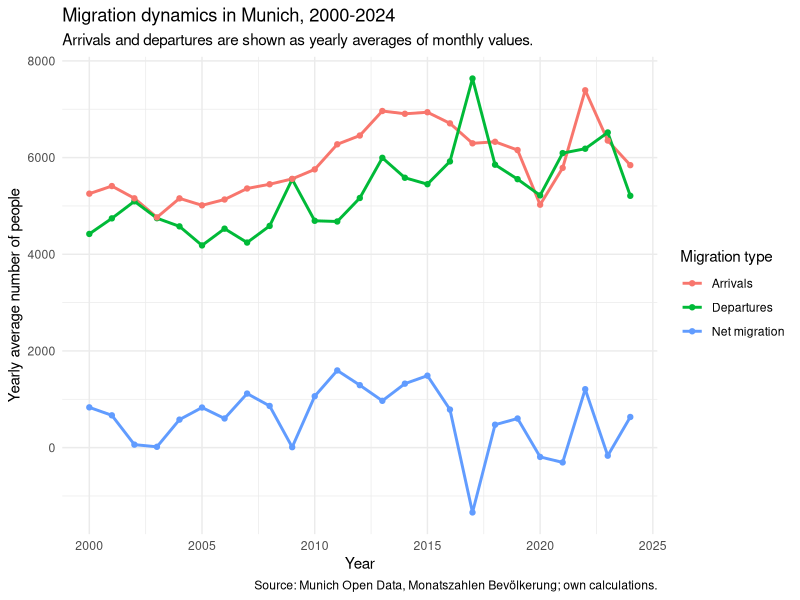
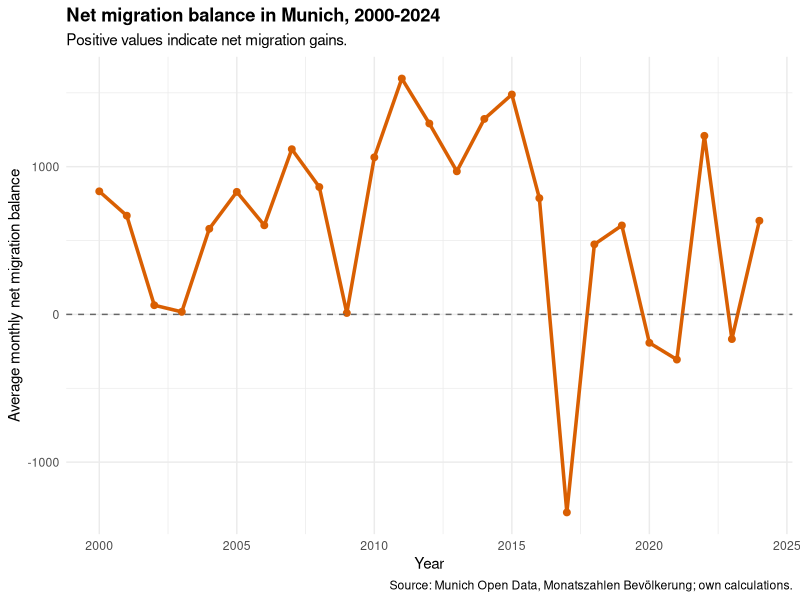
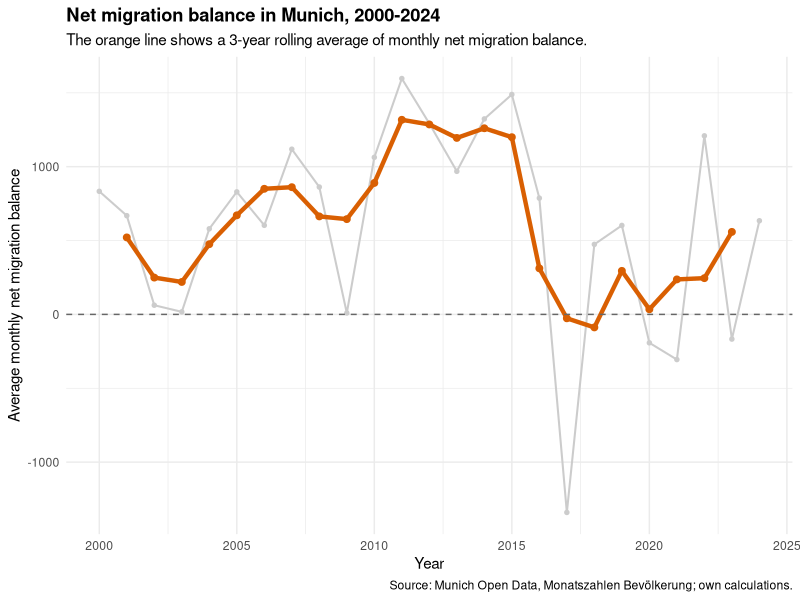
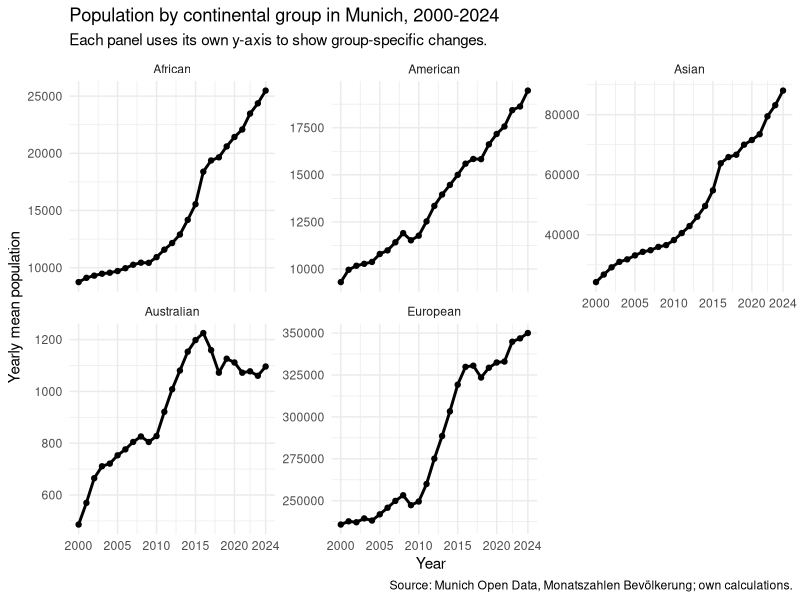
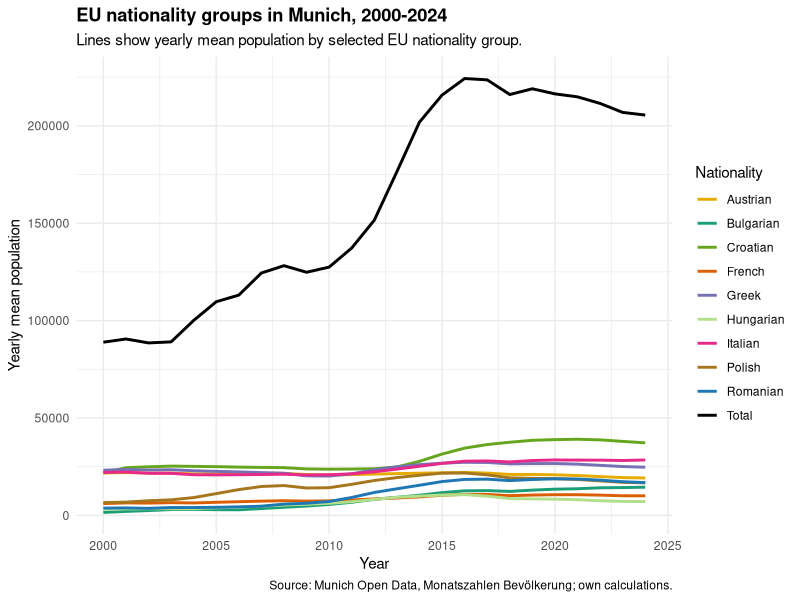
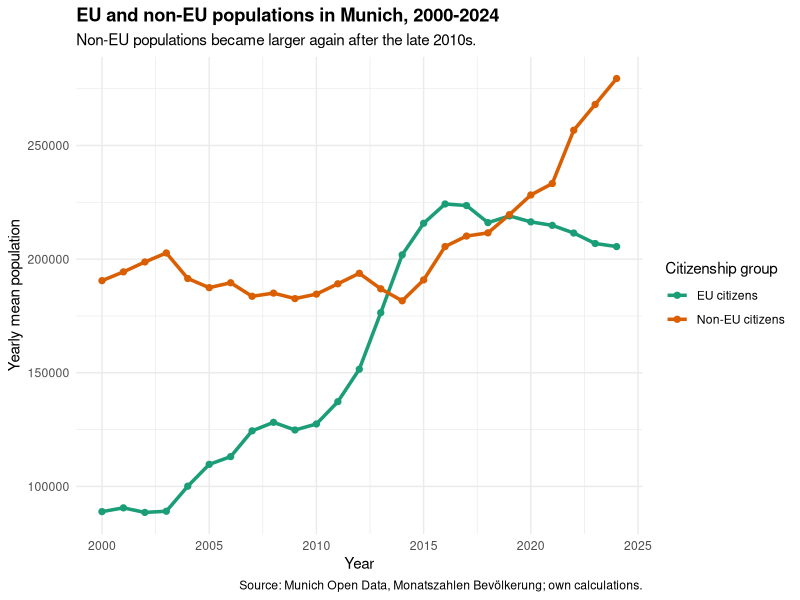
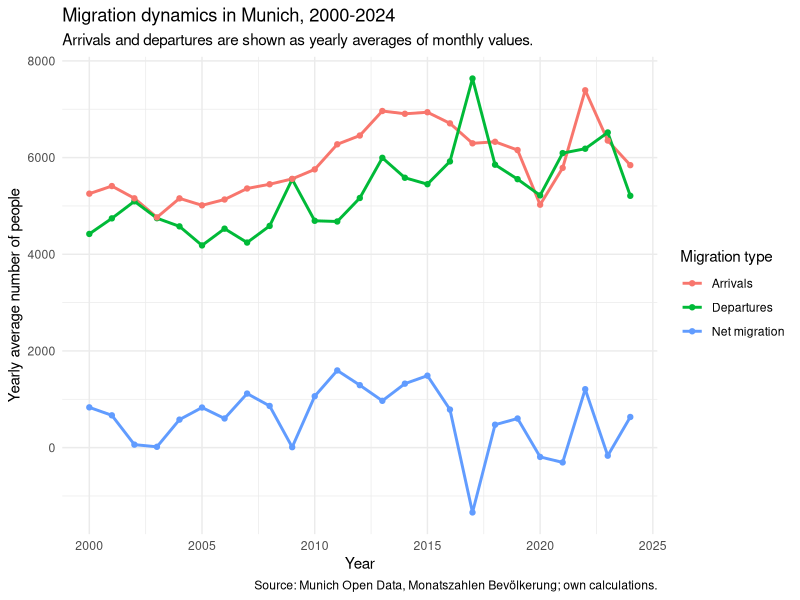
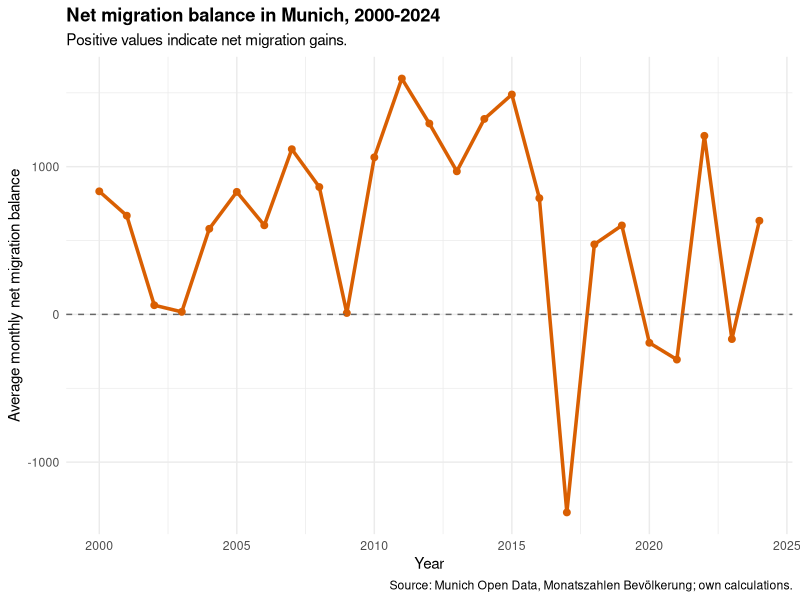

Generate these figures, in order, with R:
# Migration Analysis in Munich
# StatProg II Project

library(tidyverse)

# Load processed population dataset

population_data <- read_csv(
  "data/processed/population_data.csv"
)

# Explore migration-related categories

population_data %>%
  distinct(MONATSZAHL)

# Create migration dataset

migration_data <- population_data %>%
  filter(
    MONATSZAHL %in% c(
      "Zugezogene",
      "Weggezogene",
      "Wanderungssaldo"
    )
  )

# Aggregate monthly data into yearly means

migration_yearly <- migration_data %>%
  filter(year >= 2000, year <= 2024) %>%
  group_by(MONATSZAHL, year) %>%
  summarise(
    mean_value = mean(WERT, na.rm = TRUE),
    .groups = "drop"
  )

# Plot migration trends over time

migration_trend_plot <- migration_yearly %>%
  mutate(
    migration_type = recode(
      MONATSZAHL,
      "Zugezogene" = "Arrivals",
      "Weggezogene" = "Departures",
      "Wanderungssaldo" = "Net migration"
    )
  ) %>%
  ggplot(
    aes(
      x = year,
      y = mean_value,
      color = migration_type
    )
  ) +
  geom_line(linewidth = 1) +
  geom_point(size = 1.5) +
  labs(
    title = "Migration dynamics in Munich, 2000-2024",
    subtitle = "Arrivals and departures are shown as yearly averages of monthly values.",
    x = "Year",
    y = "Yearly average number of people",
    color = "Migration type",
    caption = "Source: Munich Open Data, Monatszahlen Bevölkerung; own calculations."
  ) +
  theme_minimal()

migration_trend_plot

# Save migration trend plot

ggsave(
  filename = "figures/migration_trend_plot.png",
  plot = migration_trend_plot,
  width = 9,
  height = 6,
  dpi = 300
)

# Migration balance analysis

migration_balance <- migration_yearly %>%
  filter(
    MONATSZAHL == "Wanderungssaldo"
  )

# Migration balance plot

migration_balance_plot <- migration_balance %>%
  ggplot(
    aes(
      x = year,
      y = mean_value
    )
  ) +
  geom_line(
    linewidth = 1.2,
    color = "#d95f02"
  ) +
  geom_point(
    size = 2,
    color = "#d95f02"
  ) +
  geom_hline(
    yintercept = 0,
    linetype = "dashed",
    color = "gray40"
  ) +
  labs(
    title = "Net migration balance in Munich, 2000-2024",
    subtitle = "Positive values indicate net migration gains.",
    x = "Year",
    y = "Average monthly net migration balance",
    caption = "Source: Munich Open Data, Monatszahlen Bevölkerung; own calculations."
  ) +
  theme_minimal() +
  theme(
    plot.title = element_text(face = "bold")
  )

migration_balance_plot

# Save migration balance plot

ggsave(
  filename = "figures/migration_balance_plot.png",
  plot = migration_balance_plot,
  width = 9,
  height = 6,
  dpi = 300
)

# 3-year rolling average for migration balance

library(zoo)

migration_balance_rolling <- migration_balance %>%
  arrange(year) %>%
  mutate(
    rolling_avg = zoo::rollmean(
      mean_value,
      k = 3,
      fill = NA,
      align = "center"
    )
  )

migration_balance_rolling_plot <- migration_balance_rolling %>%
  ggplot(aes(x = year)) +
  
  # Original yearly values
  geom_line(
    aes(y = mean_value),
    color = "gray80",
    linewidth = 0.7
  ) +
  
  geom_point(
    aes(y = mean_value),
    color = "gray80",
    size = 1.2
  ) +
  
  # Rolling average
  geom_line(
    aes(y = rolling_avg),
    color = "#d95f02",
    linewidth = 1.5
  ) +
  
  geom_point(
    aes(y = rolling_avg),
    color = "#d95f02",
    size = 2
  ) +
  
  geom_hline(
    yintercept = 0,
    linetype = "dashed",
    color = "gray40"
  ) +
  
  labs(
    title = "Net migration balance in Munich, 2000-2024",
    subtitle = "The orange line shows a 3-year rolling average of monthly net migration balance.",
    x = "Year",
    y = "Average monthly net migration balance",
    caption = "Source: Munich Open Data, Monatszahlen Bevölkerung; own calculations."
  ) +
  
  theme_minimal() +
  
  theme(
    plot.title = element_text(face = "bold")
  )

migration_balance_rolling_plot

# Save rolling average plot

ggsave(
  filename = "figures/migration_balance_rolling_plot.png",
  plot = migration_balance_rolling_plot,
  width = 9,
  height = 6,
  dpi = 300
)

# Explore continental groups

continent_groups <- population_data %>%
  filter(
    MONATSZAHL == "Kontinente"
  ) %>%
  distinct(AUSPRAEGUNG)

continent_groups

# Create continent dataset

continent_data <- population_data %>%
  filter(
    MONATSZAHL == "Kontinente"
  )

# Aggregate continent data yearly

continent_yearly <- continent_data %>%
  filter(year >= 2000, year <= 2024) %>%
  group_by(AUSPRAEGUNG, year) %>%
  summarise(
    mean_population = mean(WERT, na.rm = TRUE),
    .groups = "drop"
  )

# Faceted continent trend plot

continent_facet_plot <- continent_yearly %>%
  mutate(
    continent_group = recode(
      AUSPRAEGUNG,
      "afrikanisch" = "African",
      "amerikanisch" = "American",
      "asiatisch" = "Asian",
      "australisch" = "Australian",
      "europäisch" = "European"
    )
  ) %>%
  ggplot(
    aes(
      x = year,
      y = mean_population
    )
  ) +
  geom_line(linewidth = 1) +
  geom_point(size = 1.5) +
  facet_wrap(
    ~ continent_group,
    scales = "free_y"
  ) +
  labs(
    title = "Population by continental group in Munich, 2000-2024",
    subtitle = "Each panel uses its own y-axis to show group-specific changes.",
    x = "Year",
    y = "Yearly mean population",
    caption = "Source: Munich Open Data, Monatszahlen Bevölkerung; own calculations."
  ) +
  scale_x_continuous(
    breaks = c(2000, 2005, 2010, 2015, 2020, 2024)
  ) +
  theme_minimal()

continent_facet_plot

# Save continent plot

ggsave(
  filename = "figures/continent_facet_plot.png",
  plot = continent_facet_plot,
  width = 10,
  height = 8,
  dpi = 300
)

# Explore EU nationality groups

eu_groups <- population_data %>%
  filter(
    MONATSZAHL == "EU-Staatsangehörigkeiten"
  ) %>%
  distinct(AUSPRAEGUNG)

eu_groups

# Create EU dataset

eu_data <- population_data %>%
  filter(
    MONATSZAHL == "EU-Staatsangehörigkeiten"
  )

# Aggregate EU data yearly

eu_yearly <- eu_data %>%
  filter(year >= 2000, year <= 2024) %>%
  group_by(AUSPRAEGUNG, year) %>%
  summarise(
    mean_population = mean(WERT, na.rm = TRUE),
    .groups = "drop"
  )

# EU nationality trend plot

eu_trend_plot <- eu_yearly %>%
  mutate(
    nationality = recode(
      AUSPRAEGUNG,
      "bulgarisch" = "Bulgarian",
      "französisch" = "French",
      "griechisch" = "Greek",
      "insgesamt" = "Total",
      "italienisch" = "Italian",
      "kroatisch" = "Croatian",
      "österreichisch" = "Austrian",
      "polnisch" = "Polish",
      "rumänisch" = "Romanian",
      "ungarisch" = "Hungarian"
    )
  ) %>%
  ggplot(
    aes(
      x = year,
      y = mean_population,
      color = nationality
    )
  ) +
  geom_line(linewidth = 1) +
  labs(
    title = "EU nationality groups in Munich, 2000-2024",
    subtitle = "Lines show yearly mean population by selected EU nationality group.",
    x = "Year",
    y = "Yearly mean population",
    color = "Nationality",
    caption = "Source: Munich Open Data, Monatszahlen Bevölkerung; own calculations."
  ) +
  scale_color_manual(
    values = c(
      "Bulgarian" = "#1b9e77",
      "French" = "#d95f02",
      "Greek" = "#7570b3",
      "Total" = "#000000",
      "Italian" = "#e7298a",
      "Croatian" = "#66a61e",
      "Austrian" = "#e6ab02",
      "Polish" = "#a6761d",
      "Romanian" = "#1f78b4",
      "Hungarian" = "#b2df8a"
    )
  ) +
  theme_minimal() +
  theme(
    plot.title = element_text(face = "bold"),
    legend.position = "right"
  )

eu_trend_plot

# Save EU trend plot

ggsave(
  filename = "figures/eu_trend_plot.png",
  plot = eu_trend_plot,
  width = 10,
  height = 6,
  dpi = 300
)

# EU vs non-EU demographic trends

eu_non_eu_data <- population_data %>%
  filter(
    MONATSZAHL %in% c(
      "EU-Staatsangehörigkeiten",
      "Nicht-EU-Staatsangehörigkeiten"
    )
  ) %>%
  filter(AUSPRAEGUNG == "insgesamt")

# Aggregate yearly values

eu_non_eu_yearly <- eu_non_eu_data %>%
  filter(year >= 2000, year <= 2024) %>%
  group_by(MONATSZAHL, year) %>%
  summarise(
    mean_population = mean(WERT, na.rm = TRUE),
    .groups = "drop"
  )

# Plot EU vs non-EU trends

eu_non_eu_plot <- eu_non_eu_yearly %>%
  mutate(
    citizenship_group = recode(
      MONATSZAHL,
      "EU-Staatsangehörigkeiten" = "EU citizens",
      "Nicht-EU-Staatsangehörigkeiten" = "Non-EU citizens"
    )
  ) %>%
  ggplot(
    aes(
      x = year,
      y = mean_population,
      color = citizenship_group
    )
  ) +
  geom_line(linewidth = 1.2) +
  geom_point(size = 1.8) +
  scale_color_manual(
    values = c(
      "EU citizens" = "#1b9e77",
      "Non-EU citizens" = "#d95f02"
    )
  ) +
  labs(
    title = "EU and non-EU populations in Munich, 2000-2024",
    subtitle = "Non-EU populations became larger again after the late 2010s.",
    x = "Year",
    y = "Yearly mean population",
    color = "Citizenship group",
    caption = "Source: Munich Open Data, Monatszahlen Bevölkerung; own calculations."
  ) +
  theme_minimal() +
  theme(
    plot.title = element_text(face = "bold"),
    legend.position = "right"
  )

eu_non_eu_plot

# Save plot

ggsave(
  filename = "figures/eu_non_eu_plot.png",
  plot = eu_non_eu_plot,
  width = 9,
  height = 6,
  dpi = 300
)

# Summary table: migration change between 2000 and 2024

migration_change_table <- migration_yearly %>%
  filter(year %in% c(2000, 2024)) %>%
  pivot_wider(
    names_from = year,
    values_from = mean_value,
    names_prefix = "year_"
  ) %>%
  mutate(
    absolute_change = year_2024 - year_2000,
    relative_change_percent = absolute_change / year_2000 * 100
  ) %>%
  arrange(MONATSZAHL)

migration_change_table

# Summary table: highest and lowest yearly average migration values

migration_extreme_years <- migration_yearly %>%
  group_by(MONATSZAHL) %>%
  summarise(
    lowest_year = year[which.min(mean_value)],
    lowest_value = min(mean_value, na.rm = TRUE),
    highest_year = year[which.max(mean_value)],
    highest_value = max(mean_value, na.rm = TRUE),
    .groups = "drop"
  ) %>%
  arrange(MONATSZAHL)

migration_extreme_years

# Summary table: EU and non-EU population change between 2000 and 2024

eu_non_eu_change_table <- eu_non_eu_yearly %>%
  filter(year %in% c(2000, 2024)) %>%
  pivot_wider(
    names_from = year,
    values_from = mean_population,
    names_prefix = "year_"
  ) %>%
  mutate(
    absolute_change = year_2024 - year_2000,
    relative_change_percent = absolute_change / year_2000 * 100
  ) %>%
  arrange(MONATSZAHL)

eu_non_eu_change_table

# Export processed migration tables

write_csv(
  migration_yearly,
  "data/processed/migration_yearly.csv"
)

write_csv(
  continent_yearly,
  "data/processed/continent_yearly.csv"
)

write_csv(
  eu_yearly,
  "data/processed/eu_yearly.csv"
)

write_csv(
  eu_non_eu_yearly,
  "data/processed/eu_non_eu_yearly.csv"
)

write_csv(
  migration_change_table,
  "data/processed/migration_change_table.csv"
)

write_csv(
  migration_extreme_years,
  "data/processed/migration_extreme_years.csv"
)

write_csv(
  eu_non_eu_change_table,
  "data/processed/eu_non_eu_change_table.csv"
)
